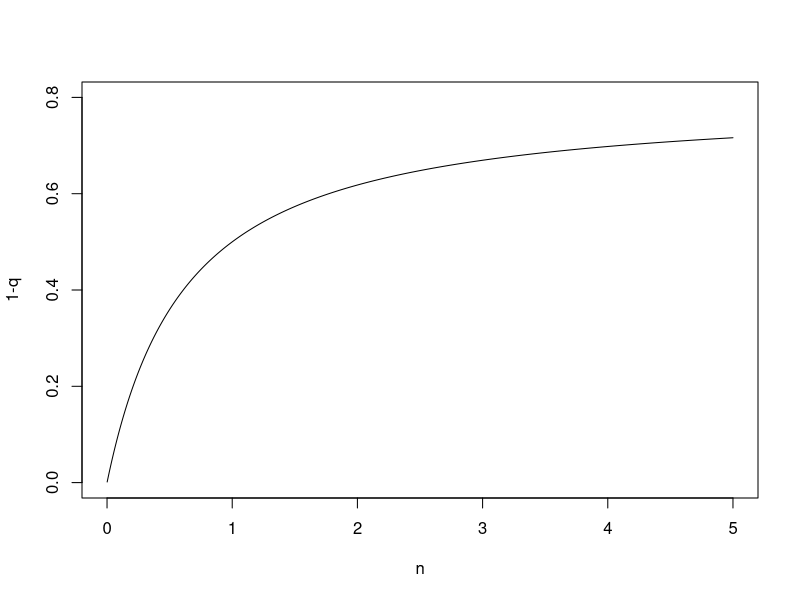

Reproduce this figure in R.
## ---- chunk 1
#| code-fold: true
#| echo: true
solve_q <- function(R0, n){
  # define the equation
  f <- function(q) (1 / ((R0 / n) + 1 - q * (R0 / n))^n) - q
  
  # use uniroot function to find the root of the equation
  result <- uniroot(f, lower=0, upper=0.999)$root
  
  return(result)
}

R0 <- 2
n <- seq(0.001, 5, 0.001)
q <- numeric(length(n))

for (i in 1:length(n)){
  q[i] <- solve_q(R0, n[i])
}

plot(n, 1-q, type="l", xlab="n", ylab="1-q", 
     xlim = c(0, 5), ylim = c(0, 0.8))
